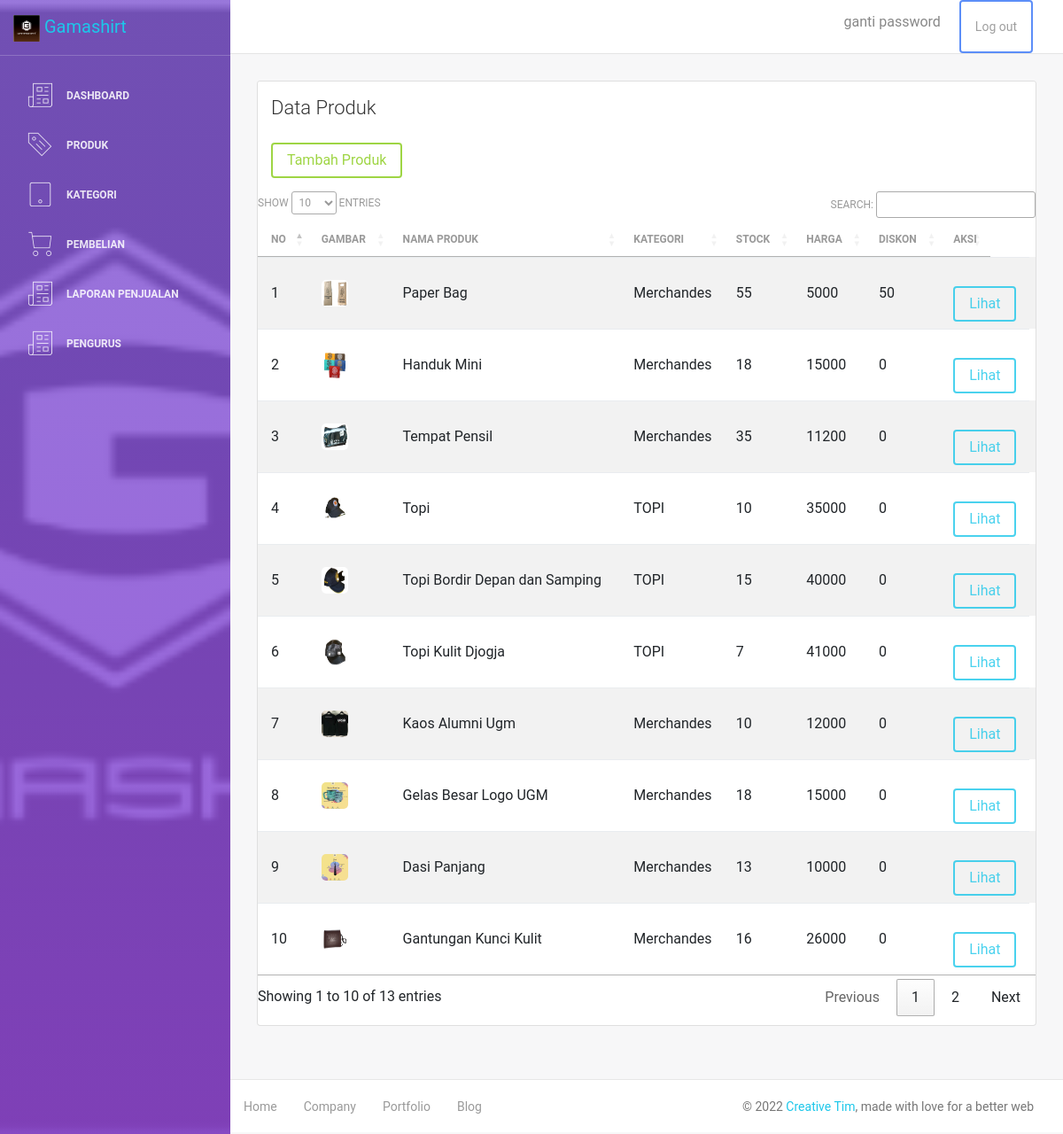
/admin/produk.php (signed in), run on the app's committed database.
### tables this page shows
CREATE TABLE `produk` (
  `id_produk` int(11) NOT NULL,
  `id_kategori` int(11) DEFAULT NULL,
  `nama_produk` varchar(30) DEFAULT NULL,
  `stock` int(4) DEFAULT NULL,
  `harga` int(8) DEFAULT NULL,
  `deskripsi` text DEFAULT NULL,
  `diskon` int(11) DEFAULT NULL,
  `gambar` text DEFAULT NULL
);

CREATE TABLE `kategori` (
  `id_kategori` int(11) NOT NULL,
  `nama_kategori` varchar(30) DEFAULT NULL
);

### admin/produk.php (the view, shortened to what this page needs)
<?php
include 'header.php';
include '../db/koneksi.php';
?>
<div class="content">
  <div class="container-fluid">
    <div class="row">
      <div class="col-md-12">
        <div class="card strpied-tabled-with-hover">
          <div class="card-header ">
            <h4 class="card-title">Data Produk</h4>
            <a href="tambah-produk.php?page=produk" class="btn btn-success mt-4">Tambah Produk</a>
          </div>
          <div class="card-body table-full-width table-responsive">
            <table class="table table-hover table-striped" id="table_id">
              <thead>
                <th>No</th>
                <th>Gambar</th>
                <th>Nama Produk</th>
                <th>Kategori</th>
                <th>Stock</th>
                <th>Harga</th>
                <th>diskon</th>
                <th>Aksi</th>
              </thead>
              <tbody>
                <?php
                $no = 1;
                $lenght = $mysqli->query("SELECT * FROM produk JOIN kategori ON produk.id_kategori = kategori.id_kategori");
                while ($list = $lenght->fetch_assoc()) {
                ?>
                  <tr>
                    <td><?php echo  $no++; ?></td>
                    <td><img src="../gambar_produk/<?php echo $list['gambar']; ?>" style="width: 30px; height: 30px; border-radius: 5px;" /></td>
                    <td><?php echo $list['nama_produk']; ?></td>
                    <td><?php echo $list['nama_kategori']; ?></td>
                    <td><?php echo $list['stock']; ?></td>
                    <td><?php echo $list['harga']; ?></td>
                    <td><?php echo $list['diskon']; ?></td>
                    <td><a href="detail-produk.php?id=<?php echo $list['id_produk']; ?>" class="btn btn-info mt-4">Lihat</a></td>
                  </tr>
                <?php } ?>
              </tbody>
            </table>
          </div>
        </div>
      </div>
    </div>
  </div>
</div>
<?php include 'footer.php' ?>

### data on the page
produk: shows a picture, nama_produk "Paper Bag", id_kategori.nama_kategori "Merchandes", stock "55", harga "5000", diskon "50"
produk: shows a picture, nama_produk "Handuk Mini", id_kategori.nama_kategori "Merchandes", stock "18", harga "15000", diskon "0"
produk: shows a picture, nama_produk "Tempat Pensil", id_kategori.nama_kategori "Merchandes", stock "35", harga "11200", diskon "0"
produk: shows a picture, nama_produk "Topi", id_kategori.nama_kategori "TOPI", stock "10", harga "35000", diskon "0"
produk: shows a picture, nama_produk "Topi Bordir Depan dan Samping", id_kategori.nama_kategori "TOPI", stock "15", harga "40000", diskon "0"
produk: shows a picture, nama_produk "Topi Kulit Djogja", id_kategori.nama_kategori "TOPI", stock "7", harga "41000", diskon "0"
produk: shows a picture, nama_produk "Kaos Alumni Ugm", id_kategori.nama_kategori "Merchandes", stock "10", harga "12000", diskon "0"
produk: shows a picture, nama_produk "Gelas Besar Logo UGM", id_kategori.nama_kategori "Merchandes", stock "18", harga "15000", diskon "0"
produk: shows a picture, nama_produk "Dasi Panjang", id_kategori.nama_kategori "Merchandes", stock "13", harga "10000", diskon "0"
produk: shows a picture, nama_produk "Gantungan Kunci Kulit", id_kategori.nama_kategori "Merchandes", stock "16", harga "26000", diskon "0"
